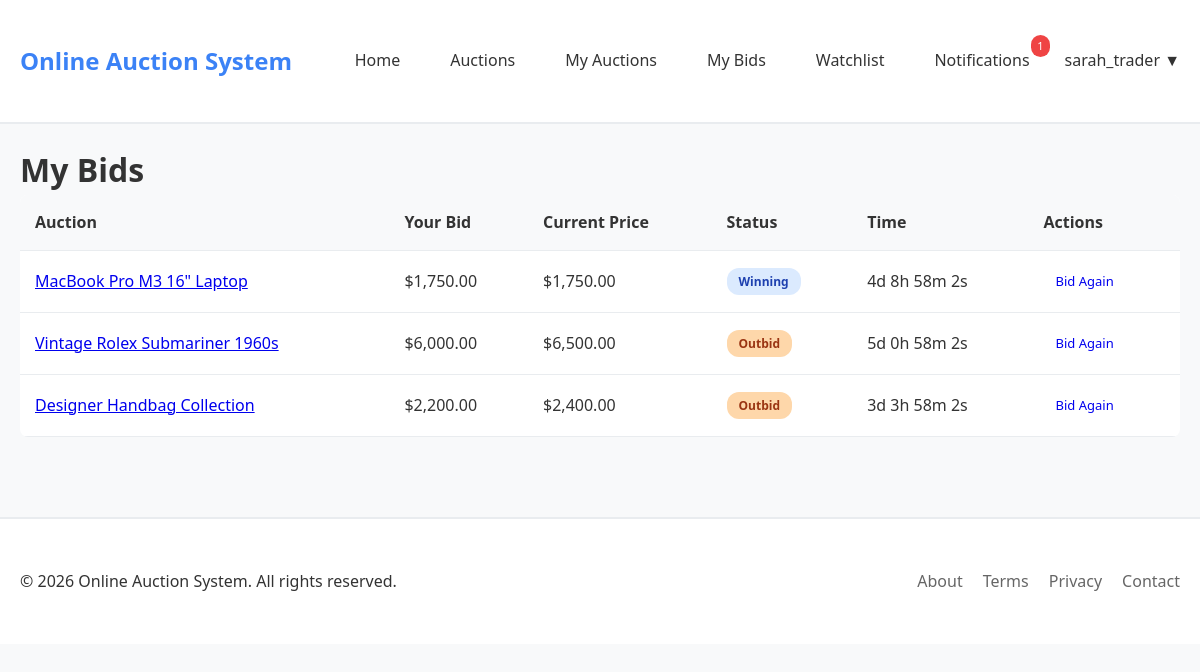
/my_bids.php (signed in), run on the app's committed database.
### tables this page shows
CREATE TABLE bids (
    id INT PRIMARY KEY AUTO_INCREMENT,
    auction_id INT NOT NULL,
    bidder_id INT NOT NULL,
    bid_amount DECIMAL(10, 2) NOT NULL,
    bid_time DATETIME DEFAULT CURRENT_TIMESTAMP,
    is_auto_bid BOOLEAN DEFAULT FALSE,
    FOREIGN KEY (auction_id) REFERENCES auctions(id) ON DELETE CASCADE,
    FOREIGN KEY (bidder_id) REFERENCES users(id) ON DELETE CASCADE,
    INDEX idx_auction (auction_id),
    INDEX idx_bidder (bidder_id),
    INDEX idx_bid_time (bid_time)
);

CREATE TABLE auctions (
    id INT PRIMARY KEY AUTO_INCREMENT,
    seller_id INT NOT NULL,
    category_id INT NOT NULL,
    title VARCHAR(200) NOT NULL,
    description TEXT NOT NULL,
    starting_price DECIMAL(10, 2) NOT NULL,
    current_price DECIMAL(10, 2) NOT NULL,
    reserve_price DECIMAL(10, 2),
    buy_now_price DECIMAL(10, 2),
    image VARCHAR(255),
    start_time DATETIME NOT NULL,
    end_time DATETIME NOT NULL,
    status ENUM('pending', 'active', 'ended', 'cancelled') DEFAULT 'pending',
    total_bids INT DEFAULT 0,
    winner_id INT,
    views INT DEFAULT 0,
    created_at TIMESTAMP DEFAULT CURRENT_TIMESTAMP,
    updated_at TIMESTAMP DEFAULT CURRENT_TIMESTAMP ON UPDATE CURRENT_TIMESTAMP,
    FOREIGN KEY (seller_id) REFERENCES users(id) ON DELETE CASCADE,
    FOREIGN KEY (category_id) REFERENCES categories(id),
    FOREIGN KEY (winner_id) REFERENCES users(id),
    INDEX idx_status (status),
    INDEX idx_end_time (end_time),
    INDEX idx_seller (seller_id)
);

### includes/functions.php (called while the page is built, shortened)
<?php
require_once 'config.php';
function isLoggedIn() {
    return isset($_SESSION['user_id']);
}
function getUserBids($user_id) {
    global $pdo;
    $stmt = $pdo->prepare("SELECT b.*, a.title, a.status, a.current_price, a.end_time, a.winner_id,
                          CASE
                              WHEN a.winner_id = ? AND a.status = 'ended' THEN 'won'
                              WHEN a.winner_id != ? AND a.status = 'ended' THEN 'lost'
                              WHEN b.bid_amount = (SELECT MAX(bid_amount) FROM bids WHERE auction_id = a.id) THEN 'winning'
                              ELSE 'outbid'
                          END as bid_status
                          FROM bids b
                          JOIN auctions a ON b.auction_id = a.id
                          WHERE b.bidder_id = ?
                          ORDER BY b.bid_time DESC");
    $stmt->execute([$user_id, $user_id, $user_id]);
    return $stmt->fetchAll();
}
function getUnreadCount($user_id) {
    global $pdo;
    $stmt = $pdo->prepare("SELECT COUNT(*) FROM notifications WHERE user_id = ? AND is_read = 0");
    $stmt->execute([$user_id]);
    return $stmt->fetchColumn();
}
function formatPrice($amount) {
    return '$' . number_format($amount, 2);
}
?>

### my_bids.php (the view, shortened to what this page needs)
<?php
require_once 'includes/functions.php';
$bids = getUserBids($_SESSION['user_id']);
include 'includes/header.php';
?>
<div class="container">
    <h1>My Bids</h1>
    <?php if (empty($bids)): ?>
        <div class="empty-state">
            <p>You haven't placed any bids yet.</p>
            <a href="auctions.php" class="btn btn-primary">Browse Auctions</a>
        </div>
    <?php else: ?>
        <table class="data-table">
            <thead>
                <tr>
                    <th>Auction</th>
                    <th>Your Bid</th>
                    <th>Current Price</th>
                    <th>Status</th>
                    <th>Time</th>
                    <th>Actions</th>
                </tr>
            </thead>
            <tbody>
                <?php foreach ($bids as $bid): ?>
                    <tr>
                        <td><a href="auction_detail.php?id=<?php echo $bid['auction_id']; ?>"><?php echo $bid['title']; ?></a></td>
                        <td><?php echo formatPrice($bid['bid_amount']); ?></td>
                        <td><?php echo formatPrice($bid['current_price']); ?></td>
                        <td><span class="status-badge status-<?php echo $bid['bid_status']; ?>"><?php echo ucfirst($bid['bid_status']); ?></span></td>
                        <td>
                            <?php if ($bid['status'] == 'active'): ?>
                                <div class="countdown-small" data-end="<?php echo $bid['end_time']; ?>">Calculating...</div>
                            <?php else: ?>
                                <?php echo formatDate($bid['end_time']); ?>
                            <?php endif; ?>
                        </td>
                        <td>
                            <?php if ($bid['status'] == 'active'): ?>
                                <a href="auction_detail.php?id=<?php echo $bid['auction_id']; ?>" class="btn btn-sm">Bid Again</a>
                            <?php endif; ?>
                        </td>
                    </tr>
                <?php endforeach; ?>
            </tbody>
        </table>
    <?php endif; ?>
</div>
<?php include 'includes/footer.php'; ?>

### includes/header.php (shortened to what this page needs)
<!DOCTYPE html>
<html lang="en">
<head>
    <link rel="stylesheet" href="css/style.css">
</head>
<body>
    <nav class="navbar">
        <div class="container">
            <a href="index.php" class="logo"><?php echo SITE_NAME; ?></a>
            <div class="nav-links">
                <a href="index.php">Home</a>
                <a href="auctions.php">Auctions</a>
                <?php if (isLoggedIn()): ?>
                    <a href="my_auctions.php">My Auctions</a>
                    <a href="my_bids.php">My Bids</a>
                    <a href="watchlist.php">Watchlist</a>
                    <a href="notifications.php" class="notification-link">
                        Notifications
                        <?php
                        $unread_count = getUnreadCount($_SESSION['user_id']);
                        if ($unread_count > 0):
                        ?>
                            <span class="badge"><?php echo $unread_count; ?></span>
                        <?php endif; ?>
                    </a>
                    <div class="dropdown">
                        <span><?php echo $_SESSION['username']; ?> ▼</span>
                    </div>
                <?php else: ?>
                    <a href="login.php">Login</a>
                    <a href="register.php">Register</a>
                <?php endif; ?>
            </div>
        </div>
    </nav>
    <main>

### includes/footer.php (shortened to what this page needs)
    </main>
    <footer>
        <div class="container">
            <p>&copy; <?php echo date('Y'); ?> <?php echo SITE_NAME; ?>. All rights reserved.</p>
            <div class="footer-links">
                <a href="#">About</a>
                <a href="#">Terms</a>
                <a href="#">Privacy</a>
                <a href="#">Contact</a>
            </div>
        </div>
    </footer>
</body>
</html>

### css/style.css (style rules this page uses)
* { margin: 0; padding: 0; box-sizing: border-box; }
body { font-family: 'Segoe UI', Tahoma, Geneva, Verdana, sans-serif; background: #f8f9fa; color: #333; line-height: 1.6; }
.container { max-width: 1200px; margin: 0 auto; padding: 20px; }
.navbar { background: white; border-bottom: 2px solid #e9ecef; padding: 15px 0; position: sticky; top: 0; z-index: 1000; }
.navbar .container { display: flex; justify-content: space-between; align-items: center; }
.logo { font-size: 24px; font-weight: bold; color: #3b82f6; text-decoration: none; }
.nav-links { display: flex; gap: 20px; align-items: center; }
.nav-links a { color: #333; text-decoration: none; padding: 8px 15px; border-radius: 4px; transition: background 0.3s; }
.notification-link { position: relative; }
.badge { position: absolute; top: -5px; right: -5px; background: #ef4444; color: white; border-radius: 10px; padding: 2px 6px; font-size: 11px; }
.dropdown { position: relative; cursor: pointer; }
.btn { display: inline-block; padding: 10px 20px; border-radius: 4px; text-decoration: none; border: none; cursor: pointer; font-size: 14px; transition: background 0.3s; }
.btn-sm { padding: 5px 12px; font-size: 13px; }
.data-table { width: 100%; background: white; border-radius: 8px; overflow: hidden; border-collapse: collapse; }
.data-table th, .data-table td { padding: 15px; text-align: left; border-bottom: 1px solid #e9ecef; }
.data-table th { background: #f8f9fa; font-weight: 600; }
.status-badge { display: inline-block; padding: 4px 12px; border-radius: 12px; font-size: 12px; font-weight: 600; }
.status-winning { background: #dbeafe; color: #1e40af; }
.status-outbid { background: #fed7aa; color: #9a3412; }
.notification-link { color: #3b82f6; text-decoration: none; display: block; margin: 5px 0; }
footer { background: white; border-top: 2px solid #e9ecef; padding: 30px 0; margin-top: 60px; }
footer .container { display: flex; justify-content: space-between; align-items: center; }
.footer-links { display: flex; gap: 20px; }
.footer-links a { color: #666; text-decoration: none; }

### data on the page
bids: auction.title "MacBook Pro M3 16\" Laptop", bid_amount "$1,750.00", auction.current_price "$1,750.00", bid_status "Winning"
bids: auction.title "Vintage Rolex Submariner 1960s", bid_amount "$6,000.00", auction.current_price "$6,500.00", bid_status "Outbid"
bids: auction.title "Designer Handbag Collection", bid_amount "$2,200.00", auction.current_price "$2,400.00", bid_status "Outbid"

### other printed values
SITE_NAME "Online Auction System"
$unread_count "1"
$_SESSION['username'] "sarah_trader"
